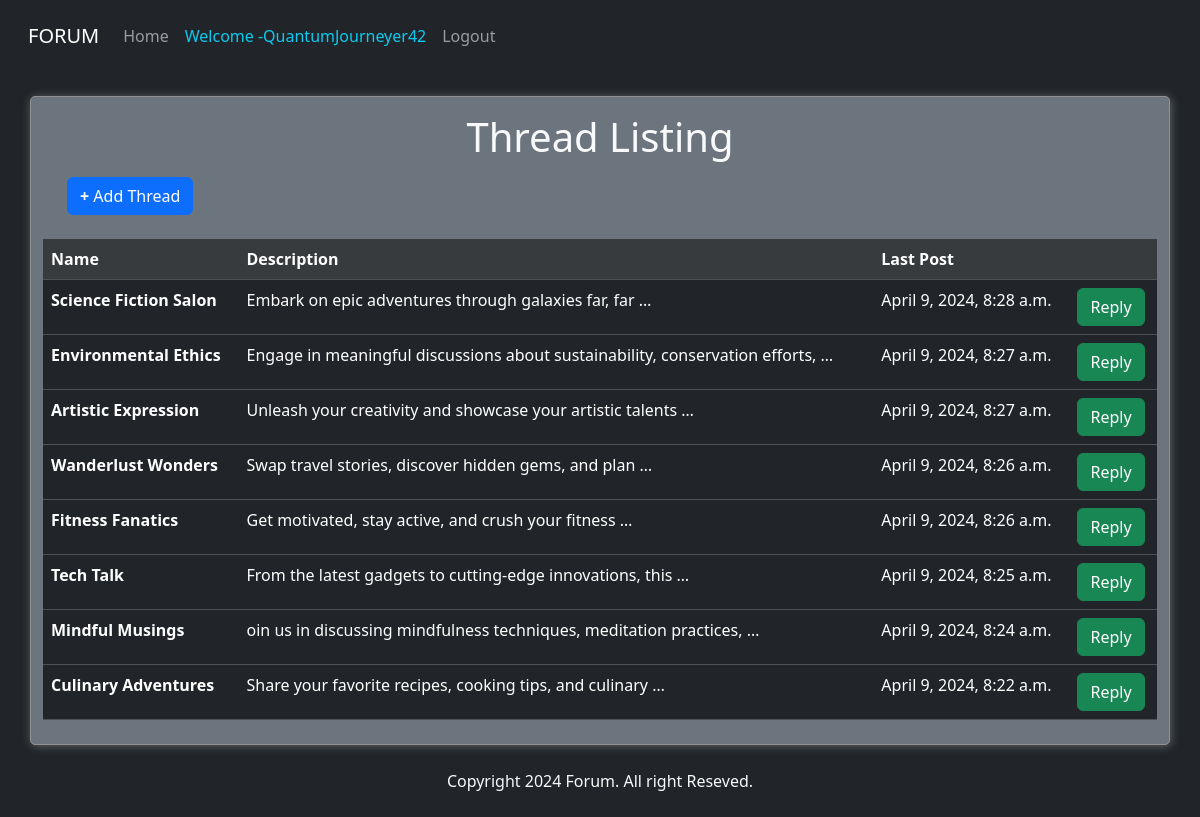
Page / (signed in) on the committed database.
### forumapp/models.py (models this page shows, shortened)
class Thread(models.Model):
    title = models.CharField(max_length=40)
    description = models.CharField(max_length=600)
    date_created = models.DateTimeField(auto_now_add=True)

### forumapp/views.py (the view)
# urls.py: path('',views.index,name='index'),
def index(request):
    if request.method == 'POST':
        form = ThreadForm(request.POST)
        if form.is_valid():
            form.save()
            return redirect('index')
    else:
        form = ThreadForm()
    threads = Thread.objects.order_by('-date_created')
    return render(request, 'forumapp/index.html',{'form':form, 'threads':threads})

### templates/forumapp/index.html (shortened to what this page needs)
{% extends 'forumapp/base.html' %}
{% block body %}
<div class="container my-container my-4 bg-secondary">
    <center>
        <h1 class="my-3 text-light">Thread Listing</h1>
    </center>
    {% if user.is_authenticated %}
    <p>
        <button class="btn btn-primary mx-4" type="button" data-bs-toggle="collapse"
            data-bs-target="#collapseWidthExample" aria-expanded="false" aria-controls="collapseWidthExample">
            <strong>+</strong> Add Thread
        </button>
    </p>
    {% endif %}
    <table class="table table-dark table-hover my-4">
        <thead>
            <tr class="table-active">
                <th scope="col">Name</th>
                <th scope="col">Description</th>
                <th scope="col">Last Post</th>
                <th scope="col"></th>
            </tr>
        </thead>
        <tbody>
            {% for thread in threads %}
            <tr>
                <th scope="row"><a href="{% url 'thread' thread.id %}" style="text-decoration: none;color: white;">{{ thread.title }}</a></th>
                <td>{{ thread.description | truncatewords:8 }}</td>
                <td>{{ thread.date_created }}</td>
                {% if user.is_authenticated %}
                    <td><a href="{% url 'thread' thread.id %}" class="btn btn-success">Reply</a></td>
                {% else %}
                    <td><a href="{% url 'login' %}" class="btn btn-success">Login to Reply</a></td>
                {% endif %}
            </tr>
            {% endfor %}
        </tbody>
    </table>
</div>
<footer class="text-light mb-4">
    <center>Copyright {% now "Y" %} Forum. All right Reseved.</center>
</footer>
{% endblock %}

### templates/forumapp/base.html (shortened to what this page needs)
{% load static %}
<!DOCTYPE html>
<html lang="en">
<head>
    <link rel="stylesheet" href="{% static 'forumapp/css/style.css' %}">
    <link href="https://cdn.jsdelivr.net/npm/bootstrap@5.3.1/dist/css/bootstrap.min.css" rel="stylesheet">
</head>
<body class="bg-dark">
    <nav class="navbar navbar-dark navbar-expand-lg bg-body-body text-light bg-dark py-3 px-3">
        <div class="container-fluid">
          <a class="navbar-brand" href="{% url 'index' %}">FORUM</a>
          <div class="collapse navbar-collapse" id="navbarNav">
            <ul class="navbar-nav">
              <li class="nav-item text-danger">
                <a class="nav-link" aria-current="page" href="{% url 'index' %}">Home</a>
              </li>
              {% if user.is_authenticated %}
              <li class="nav-item">
                <a class="nav-link text-info" href="{% url 'profile' %}">Welcome -{{user.username}}</a>
              </li>
              <li class="nav-item">
              <form action="{% url 'logout' %}" method="post">
                <button type="submit" class="nav-link">Logout</button>
              </form>
            </li>
              {% else %}
              <li class="nav-item">
                <a class="nav-link " href="{% url 'login' %}">Login</a>
              </li>
              {% endif %}
            </ul>
          </div>
        </div>
      </nav>
    {% block body %}
    {% endblock %}
</body>
</html>

### static/forumapp/css/style.css (style rules this page uses)
.my-container { border: 1px solid rgb(145, 145, 145); box-shadow: 1px 1px 10px 0px rgb(100, 100, 100); border-radius: 5px; }

### rows in the picture
Thread: title "Science Fiction Salon", description "Embark on epic adventures through galaxies far, far …", date_created "April 9, 2024, 8:28 a.m."
Thread: title "Environmental Ethics", description "Engage in meaningful discussions about sustainability, conservation efforts, …", date_created "April 9, 2024, 8:27 a.m."
Thread: title "Artistic Expression", description "Unleash your creativity and showcase your artistic talents …", date_created "April 9, 2024, 8:27 a.m."
Thread: title "Wanderlust Wonders", description "Swap travel stories, discover hidden gems, and plan …", date_created "April 9, 2024, 8:26 a.m."
Thread: title "Fitness Fanatics", description "Get motivated, stay active, and crush your fitness …", date_created "April 9, 2024, 8:26 a.m."
Thread: title "Tech Talk", description "From the latest gadgets to cutting-edge innovations, this …", date_created "April 9, 2024, 8:25 a.m."
Thread: title "Mindful Musings", description "oin us in discussing mindfulness techniques, meditation practices, …", date_created "April 9, 2024, 8:24 a.m."
Thread: title "Culinary Adventures", description "Share your favorite recipes, cooking tips, and culinary …", date_created "April 9, 2024, 8:22 a.m."

### other values in the picture
{{ user.username }} "QuantumJourneyer42"
